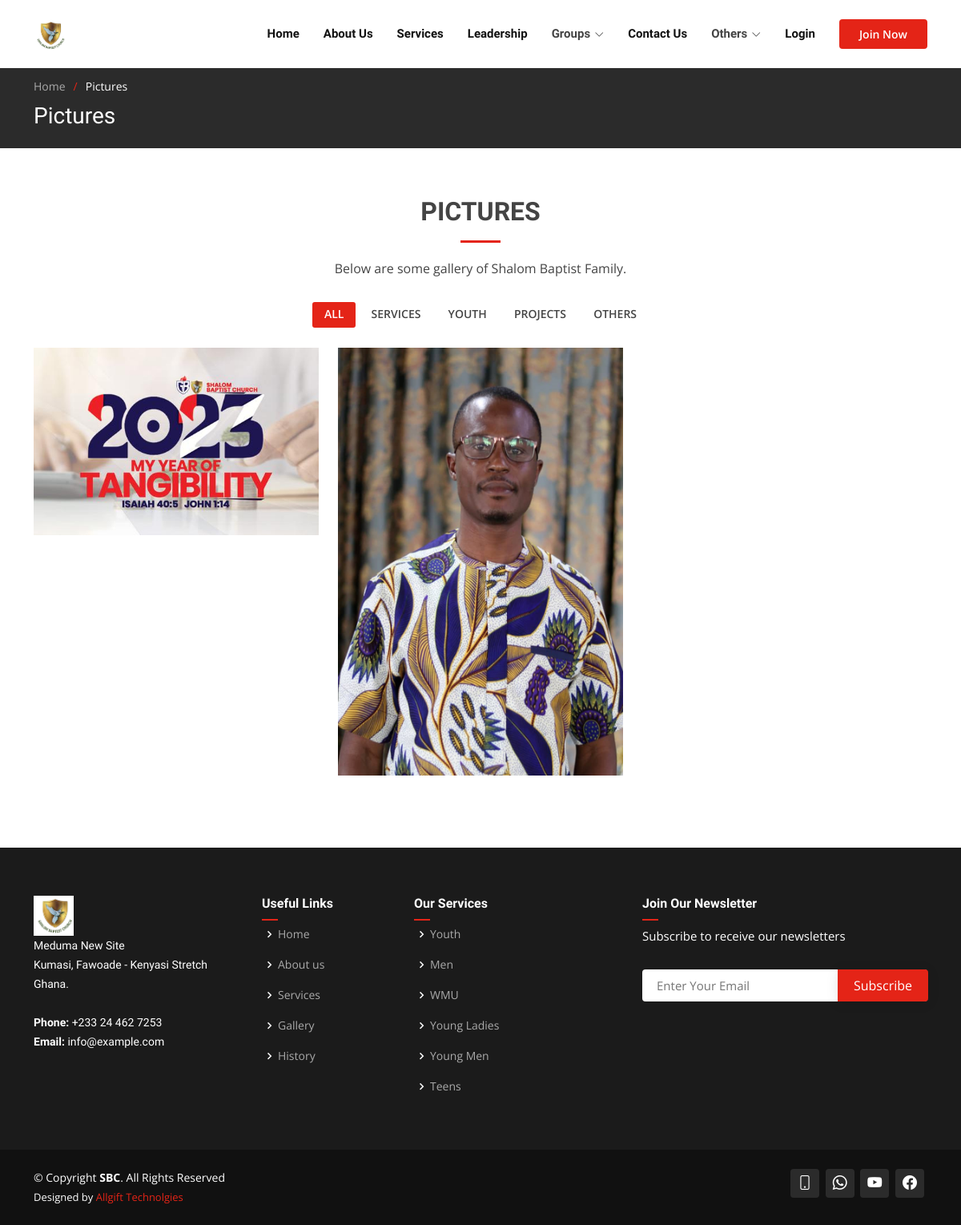
Page /gallery/ on the committed database.
### core/models.py (models this page shows, shortened)
class GalleryCategory(models.Model):
    category = models.CharField(max_length=50, choices=GALLERY_CATEGORY)
    def __str__(self):
        return self.category

class Gallery(models.Model):
    category = models.ForeignKey(GalleryCategory, on_delete=models.CASCADE)
    image = models.ImageField(default='default.jpg', upload_to='profile_pics', null=True, blank=True)
    detail = models.CharField(max_length=255)

class Auxiliaries(models.Model):
    name = models.CharField(max_length=255)
    designation = models.CharField(max_length=255, blank=True, null=True)
    about_us = models.TextField(blank=True, null=True)
    mission = models.TextField(blank=True, null=True)
    speech = models.TextField(blank=True, null=True)
    deacon = models.ImageField(default='group.png', upload_to='auxiliaries', blank=True, null=True)
    group_img = models.ImageField(default='group.png', upload_to='auxiliaries', blank=True, null=True)
    contribution_target = models.DecimalField(max_digits=8, decimal_places=2, blank=True, null=True)
    def get_absolute_url(self):
        return reverse('aux_details', args=[str(self.id)])

### core/views.py (the view)
# urls.py: path('gallery/', views.gallery, name='gallery'),
def gallery(request):
    auxiliaries = Auxiliaries.objects.all()
    families = Family.objects.all()
    ministries = Ministries.objects.all()
    gallery_cat = GalleryCategory.objects.all()
    galleries = Gallery.objects.all()
    context = {
        'auxiliaries': auxiliaries,
        'families': families,
        'ministries': ministries,
        'galleries': galleries,
        'gallery_cat': gallery_cat
    }
    return render(request, 'core/gallery.html', context)

### core/models.py (called while the page is built)
    def get_absolute_url(self):
        return reverse('family_details', args=[str(self.id)])

    def get_absolute_url(self):
        return reverse('min_details', args=[str(self.id)])

### templates/core/gallery.html (shortened to what this page needs)
{% extends 'base.html' %}
{% load static %}
{% load crispy_forms_tags %}
{% block content %}
    <section class="breadcrumbs">
      <div class="container">
        <ol>
          <li><a href="{% url 'home' %}">Home</a></li>
          <li>Pictures</li>
        </ol>
        <h2>Pictures</h2>
      </div>
    </section>
    <section id="portfolio" class="portfolio">
      <div class="container" data-aos="fade-up">
        <div class="section-title">
          <h2>Pictures</h2>
          <p>Below are some gallery of Shalom Baptist Family.</p>
        </div>
        <div class="row" data-aos="fade-up" data-aos-delay="100">
          <div class="col-lg-12 d-flex justify-content-center">
            <ul id="portfolio-flters">
              <li data-filter="*" class="filter-active">All</li>
              {% for gallery in  gallery_cat %}
                <li data-filter=".filter-{{gallery.category}}">{{gallery.category}}</li>
              {% endfor %}
            </ul>
          </div>
        </div>
        <div class="row portfolio-container" data-aos="fade-up" data-aos-delay="200">
          {% for gallery in  galleries %}
            <div class="col-lg-4 col-md-6 portfolio-item filter-{{gallery.category}}">
            <div class="portfolio-wrap">
              <img src="{{gallery.image.url}}" class="img-fluid" alt="">
            </div>
          </div>
          {% endfor %}
        </div>
      </div>
    </section>
{% endblock content %}

### templates/base.html (shortened to what this page needs)
{% load static %}
<!DOCTYPE html>
<html lang="en">
<head>
  <link href="{% static 'assets/vendor/aos/aos.css' %}" rel="stylesheet">
  <link href="{% static 'assets/vendor/bootstrap/css/bootstrap.min.css' %}" rel="stylesheet">
  <link href="{% static 'assets/vendor/bootstrap-icons/bootstrap-icons.css' %}" rel="stylesheet">
  <link href="{% static 'assets/vendor/boxicons/css/boxicons.min.css' %}" rel="stylesheet">
  <link href="{% static 'assets/vendor/glightbox/css/glightbox.min.css' %}" rel="stylesheet">
  <link href="{% static 'assets/vendor/remixicon/remixicon.css' %}" rel="stylesheet">
  <link href="{% static 'assets/vendor/swiper/swiper-bundle.min.css' %}" rel="stylesheet">
  <link href="{% static 'assets/css/style.css' %}" rel="stylesheet">
</head>
<body>
  <header id="header" class="fixed-top d-flex align-items-center">
    <div class="container d-flex align-items-center">
       <a href="{% url 'home' %}" class="logo me-auto"><img src="{% static 'assets/img/shalom_logo.png' %}" alt=""></a>
      <nav id="navbar" class="navbar order-last order-lg-0">
        <ul>
          <li><a href="{% url 'home' %}#hero">Home</a></li>
          <li><a href="{% url 'home' %}#about">About Us</a></li>
          <li><a href="{% url 'home' %}#services">Services</a></li>
          <li><a href="{% url 'home' %}#team">Leadership</a></li>
          <li class="dropdown"><a><span>Groups</span> <i class="bi bi-chevron-down"></i></a>
          </li>
          <li><a href="{% url 'home' %}#contact">Contact Us</a></li>
          <li class="dropdown"><a><span>Others</span> <i class="bi bi-chevron-down"></i></a>
          </li>
           {% if user.is_authenticated%}
           <li class="dropdown"><a><span>{{user.username}}</span> <i class="bi bi-chevron-down dropdown-indicator"></i></a>
            <ul>
              <li><a href="{% url 'profile' request.user %}">Profile</a></li>
              <li><a href="{% url 'logout' %}">Logout</a></li>
            </ul>
          </li>
          {% else %}
          <li><a href="{% url 'login' %}">Login</a></li>
          {% endif %}
        </ul>
      </nav>
      {% if user.is_authenticated%}
        <a href="" class="get-started-btn scrollto">Donate Now</a>
      {% else %}
        <a href="{% url 'join' %}" class="get-started-btn scrollto">Join Now</a>
      {% endif %}
    </div>
  </header>
  {% block content %}
  {% endblock content %}
  <footer id="footer">
    <div class="footer-top">
      <div class="container">
        <div class="row">
          <div class="col-lg-3 col-md-6 footer-contact">
            <a href="{% url 'home' %}" class="logo me-auto"><img src="{% static 'assets/img/shalom_logo.png' %}" alt="" height="50"></a>
            <p>
              Meduma New Site <br>
              Kumasi, Fawoade - Kenyasi Stretch<br>
              Ghana. <br><br>
              <strong>Phone:</strong> +233 24 462 7253<br>
              <strong>Email:</strong> info@example.com<br>
            </p>
          </div>
          <div class="col-lg-2 col-md-6 footer-links">
            <h4>Useful Links</h4>
            <ul>
              <li><i class="bx bx-chevron-right"></i> <a href="{% url 'home' %}">Home</a></li>
              <li><i class="bx bx-chevron-right"></i> <a href="{% url 'home' %}#about">About us</a></li>
              <li><i class="bx bx-chevron-right"></i> <a href="{% url 'home' %}#services">Services</a></li>
              <li><i class="bx bx-chevron-right"></i> <a href="{% url 'gallery' %}">Gallery</a></li>
              <li><i class="bx bx-chevron-right"></i> <a href="{% url 'history' %}">History</a></li>
            </ul>
          </div>
          <div class="col-lg-3 col-md-6 footer-links">
            <h4>Our Services</h4>
            <ul>
              {% for aux in auxiliaries%}
                <li><i class="bx bx-chevron-right"></i> <a href="{{aux.get_absolute_url}}">{{aux.name}}</a></li>
              {% endfor %}
            </ul>
          </div>
          <div class="col-lg-4 col-md-6 footer-newsletter">
            <h4>Join Our Newsletter</h4>
            <p>Subscribe to receive our newsletters</p>
            <form action="{% url 'subscribers' %}" method="post">
              <input type="email" name="email" placeholder="Enter Your Email">
              <input type="submit" value="Subscribe">
            </form>
          </div>
        </div>
      </div>
    </div>
    <div class="container d-md-flex py-4">
      <div class="me-md-auto text-center text-md-start">
        <div class="copyright">
          &copy; Copyright <strong><span>SBC</span></strong>. All Rights Reserved
        </div>
        <div class="credits">
          Designed by <a href="https://allgifttechnologies.com/">Allgift Technolgies</a>
        </div>
      </div>
      <div class="social-links text-center text-md-end pt-3 pt-md-0">
        {% if user.is_authenticated %}
            <a href="tel:+233244627253" class="google-plus"><i class="bi bi-phone"></i></a>
          {% else %}
            <a href="tel:+233244627253" class="google-plus"><i class="bi bi-phone"></i></a>
          {% endif %}
          <a href="https://api.whatsapp.com/send?phone=233244627253" class="google-plus"><i class="bi bi-whatsapp"></i></a>
          <a href="https://www.youtube.com/@shalombaptistchurch6140/videos" class="google-plus" target="_blank"><i class="bi bi-youtube"></i></a>
          <a href="https://web.facebook.com/baptistshalom?_rdc=1&_rdr" class="facebook" target="_blank"><i class="bi bi-facebook"></i></a>
      </div>
    </div>
  </footer>
</body>
</html>

### rows in the picture
GalleryCategory: category "SERVICES"
GalleryCategory: category "YOUTH"
GalleryCategory: category "PROJECTS"
GalleryCategory: category "OTHERS"
Gallery: image (picture)
Gallery: image (picture)
Auxiliaries: name "Youth"
Auxiliaries: name "Men"
Auxiliaries: name "WMU"
Auxiliaries: name "Young Ladies"
Auxiliaries: name "Young Men"
Auxiliaries: name "Teens"
